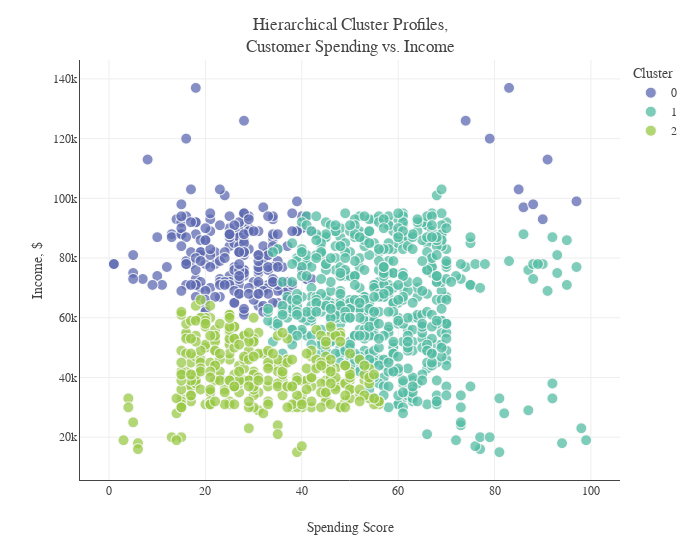

The cell this chart's notebook holds for it:
### Markdown cell above
The dendrogram above shows the hierarchical clusters created using complete linkage, which joins pairs of clusters together that have the smallest maximum distance between their observations. The height of the branches indicates how far apart each cluster is and  thus, how different they are. The numbers at the bottom of the tree show how many customers are in each cluster leaf node, with the majority of customers grouped into the first cluster, colored purple. Let's look at the results of the hierarchical clustering based on customer's spending and income.

### Code cell
# Hierarchical clustering
hc = AgglomerativeClustering(3, affinity='euclidean', linkage='complete', compute_full_tree=False)
hc_pred = hc.fit_predict(clust_df)
plot_hc=clust_df.copy()
plot_hc["Hierarchical Cluster"]=hc_pred
plot_hc=plot_hc.sort_values(by='Hierarchical Cluster')
plot_hc['Hierarchical Cluster'] = plot_hc['Hierarchical Cluster'].astype(str)

# Plot of clusters                                               
fig = px.scatter(plot_hc, x="Spending Score", y="Annual Income", color="Hierarchical Cluster",
                 color_discrete_sequence=px.colors.qualitative.Vivid[1:])
fig.update_traces(marker=dict(size=11, opacity=0.75, line=dict(width=1, color='#F7F7F7')))
fig.update_layout(template=temp, title="Hierarchical Cluster Profiles,<br>Customer Spending vs. Income", 
                  width=700, legend_title = 'Cluster',
                  xaxis=dict(title='Spending Score',showline=True, zeroline=False), 
                  yaxis=dict(title='Income, $',ticksuffix='k',showline=True))
fig.show()

### Figure 1 — Plotly figure (JSON) as saved in the notebook; plotly's stock layout.template omitted (floating-point values rounded to 4 significant figures; data arrays with more than 128 entries replaced by an {"elided": "..."} marker saying what was removed)
{"data": [{"hovertemplate": "Hierarchical Cluster=0<br>Spending Score=%{x}<br>Annual Income=%{y}<extra></extra>", "legendgroup": "0", "marker": {"color": "rgb(93, 105, 177)", "line": {"color": "#F7F7F7", "width": 1}, "opacity": 0.75, "size": 11, "symbol": "circle"}, "mode": "markers", "name": "0", "showlegend": true, "type": "scattergl", "x": {"elided": "226 int values"}, "xaxis": "x", "y": {"elided": "226 int values"}, "yaxis": "y"}, {"hovertemplate": "Hierarchical Cluster=1<br>Spending Score=%{x}<br>Annual Income=%{y}<extra></extra>", "legendgroup": "1", "marker": {"color": "rgb(82, 188, 163)", "line": {"color": "#F7F7F7", "width": 1}, "opacity": 0.75, "size": 11, "symbol": "circle"}, "mode": "markers", "name": "1", "showlegend": true, "type": "scattergl", "x": {"elided": "578 int values"}, "xaxis": "x", "y": {"elided": "578 int values"}, "yaxis": "y"}, {"hovertemplate": "Hierarchical Cluster=2<br>Spending Score=%{x}<br>Annual Income=%{y}<extra></extra>", "legendgroup": "2", "marker": {"color": "rgb(153, 201, 69)", "line": {"color": "#F7F7F7", "width": 1}, "opacity": 0.75, "size": 11, "symbol": "circle"}, "mode": "markers", "name": "2", "showlegend": true, "type": "scattergl", "x": {"elided": "307 int values"}, "xaxis": "x", "y": {"elided": "307 int values"}, "yaxis": "y"}], "layout": {"legend": {"title": {"text": "Cluster"}, "tracegroupgap": 0}, "margin": {"t": 60}, "title": {"text": "Hierarchical Cluster Profiles,<br>Customer Spending vs. Income"}, "width": 700, "xaxis": {"anchor": "y", "domain": [0, 1], "showline": true, "title": {"text": "Spending Score"}, "zeroline": false}, "yaxis": {"anchor": "x", "domain": [0, 1], "showline": true, "ticksuffix": "k", "title": {"text": "Income, $"}}}}
